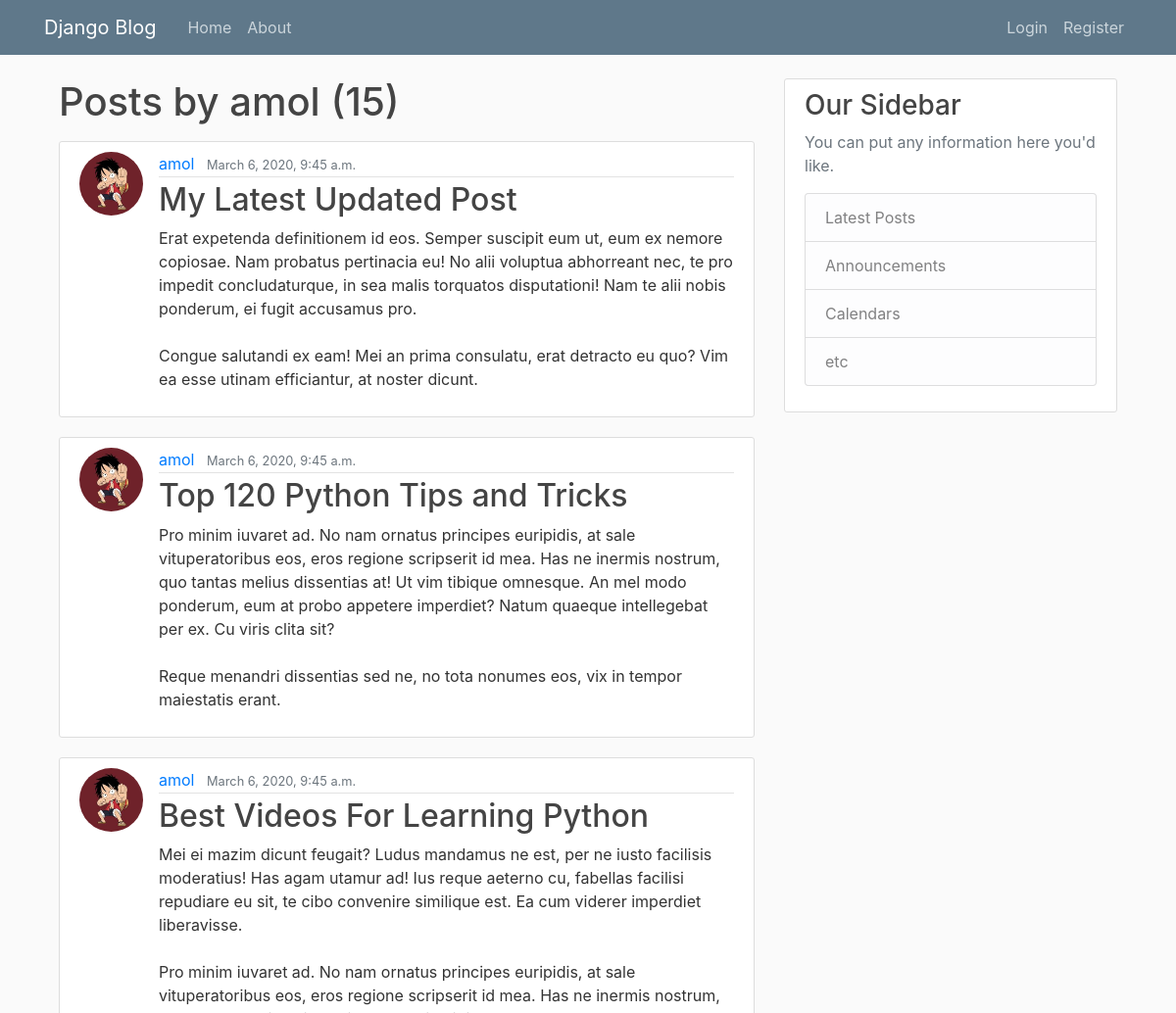
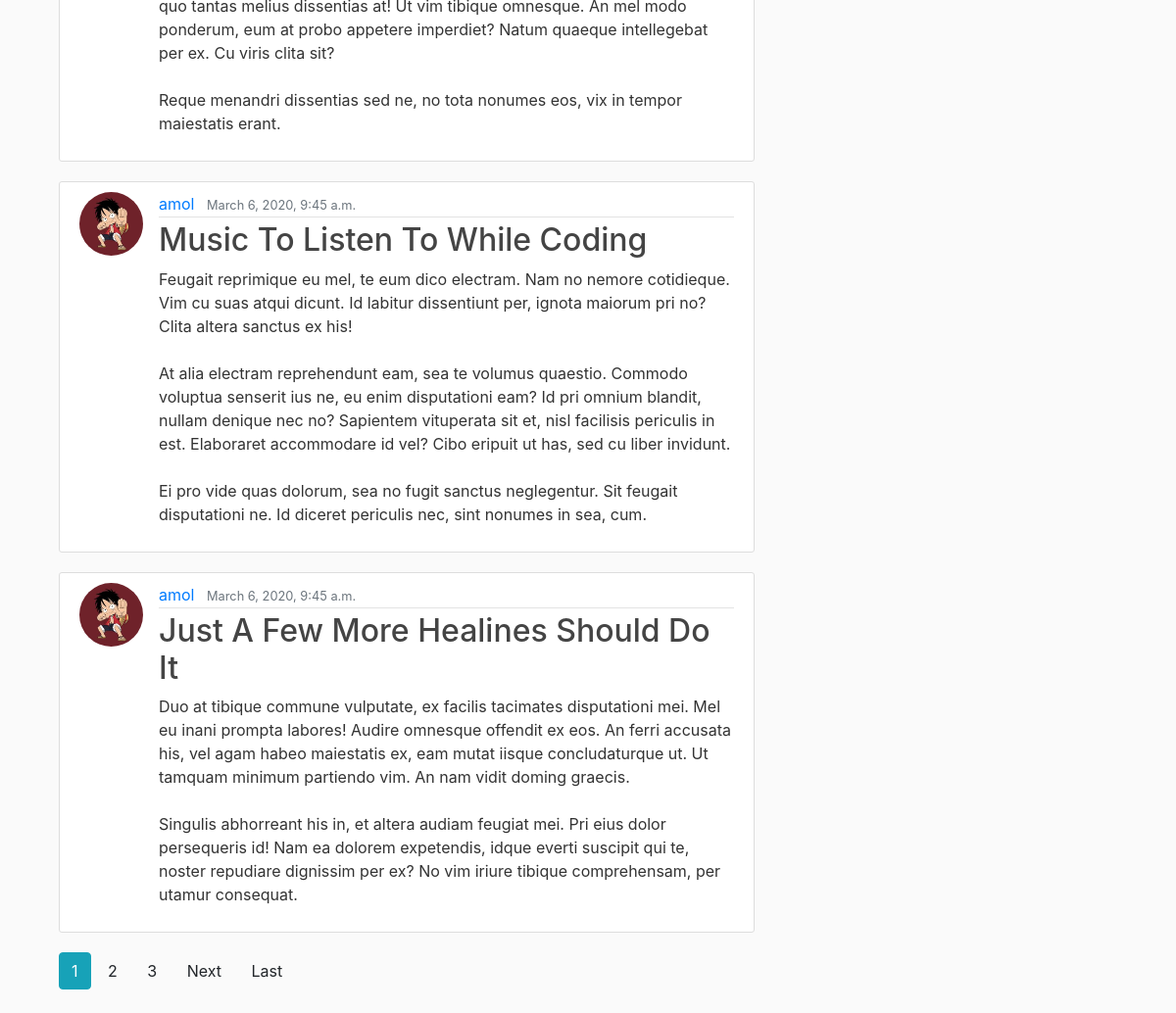
The app's page /user/amol with its own data (2 pictures, top to bottom).
### blog/models.py (models this page shows, shortened)
class Post(models.Model):
    title = models.CharField(max_length=100)
    content = models.TextField()
    date_posted = models.DateTimeField(default=timezone.now)
    author = models.ForeignKey(User,on_delete=models.CASCADE)

### users/models.py (models this page shows, shortened)
class Profile(models.Model):
    user = models.OneToOneField(User, on_delete=models.CASCADE)
    image = models.ImageField(default='default.jpg', upload_to='profile_pics')

### blog/views.py (the view)
# urls.py: path('user/<str:username>', UserPostListView.as_view(),name='user-posts'),
class UserPostListView(ListView):
    model = Post
    template_name = 'blog/user_posts.html'  # <app>/<model>_<viewtype>.html
    context_object_name = 'posts'
    paginate_by = 5
    def get_queryset(self):
        user = get_object_or_404(User,username=self.kwargs.get('username'))
        return Post.objects.filter(author=user).order_by('-date_posted')

### blog/templates/blog/user_posts.html (shortened to what this page needs)
{% extends "blog/base.html" %}
{% block content %}
<h1 class="mb-3">Posts by {{view.kwargs.username}} ({{ page_obj.paginator.count }})</h1>
    {% for post in posts %}
        <article class="media content-section">
            <img class="rounded-circle article-img" src="{{ post.author.profile.image.url }}" >
            <div class="media-body">
            <div class="article-metadata">
                <a class="mr-2" href="{% url 'user-posts' post.author.username %}">{{ post.author }}</a>
                <small class="text-muted">{{ post.date_posted }}</small>
            </div>
            <h2><a class="article-title" href="{% url 'post-detail' post.id %}">{{ post.title }}</a></h2>
            <p class="article-content">{{ post.content }}</p>
            </div>
        </article>
    {% endfor %}
    {% if is_paginated %}
        {% for num in page_obj.paginator.page_range %}
            {% if page_obj.number == num %}
                <a class="btn btn-info mb-4" href="?page={{num}}">{{ num }}</a>
            {% elif num > page_obj.number|add:'-3' and num < page_obj.number|add:'3' %}
                <a class=" btn btn_outline-info mb-4" href="?page={{num}}">{{num}}</a>
            {% endif %}
        {% endfor %}
        {% if page_obj.has_next %}
            <a class="btn btn_outline-info mb-4" href="?page={{ page_obj.next_page_number }}">Next</a>
            <a class="btn btn_outline-info mb-4" href="?page={{ page_obj.paginator.num_pages }}">Last</a>
        {% endif %}
        {% endif %}
{% endblock content %}

### static/blog/main.css (style rules this page uses)
body { background: #fafafa; color: #333333; margin-top: 5rem; }
h1, h2, h3, h4, h5, h6 { color: #444444; }
.content-section { background: #ffffff; padding: 10px 20px; border: 1px solid #dddddd; border-radius: 3px; margin-bottom: 20px; }
.article-title { color: #444444; }
.article-content { white-space: pre-line; }
.article-img { height: 65px; width: 65px; margin-right: 16px; }
.article-metadata { padding-bottom: 1px; margin-bottom: 4px; border-bottom: 1px solid #e3e3e3 }

### records on screen
Post: author.profile.image (picture), author "amol", date_posted "March 6, 2020, 9:45 a.m.", title "My Latest Updated Post", content "Erat expetenda definitionem id eos. Semper suscipit eum ut, eum ex nemore copiosae. Nam probatus pertinacia eu! No alii voluptua abhorreant nec, te pro impedit concludaturque, in sea malis torquatos disputationi! Nam te alii nobis ponderum, ei fugit accusamus pro. Congue salutandi ex eam! Mei an prima consulatu, erat detracto eu quo? Vim ea esse utinam efficiantur, at noster dicunt."
Post: author.profile.image (picture), author "amol", date_posted "March 6, 2020, 9:45 a.m.", title "Top 120 Python Tips and Tricks", content "Pro minim iuvaret ad. No nam ornatus principes euripidis, at sale vituperatoribus eos, eros regione scripserit id mea. Has ne inermis nostrum, quo tantas melius dissentias at! Ut vim tibique omnesque. An mel modo ponderum, eum at probo appetere imperdiet? Natum quaeque intellegebat per ex. Cu viris clita sit? Reque menandri dissentias sed ne, no tota nonumes eos, vix in tempor maiestatis erant."
Post: author.profile.image (picture), author "amol", date_posted "March 6, 2020, 9:45 a.m.", title "Best Videos For Learning Python", content "Mei ei mazim dicunt feugait? Ludus mandamus ne est, per ne iusto facilisis moderatius! Has agam utamur ad! Ius reque aeterno cu, fabellas facilisi repudiare eu sit, te cibo convenire similique est. Ea cum viderer imperdiet liberavisse. Pro minim iuvaret ad. No nam ornatus principes euripidis, at sale vituperatoribus eos, eros regione scripserit id mea. Has ne inermis nostrum, quo tantas melius dissentias at! Ut vim tibique omnesque. An mel modo ponderum, eum at probo appetere imperdiet? Natum quaeque intellegebat per ex. Cu viris clita sit? Reque menandri dissentias sed ne, no tota nonumes eos, vix in tempor maiestatis erant."
Post: author.profile.image (picture), author "amol", date_posted "March 6, 2020, 9:45 a.m.", title "Music To Listen To While Coding", content "Feugait reprimique eu mel, te eum dico electram. Nam no nemore cotidieque. Vim cu suas atqui dicunt. Id labitur dissentiunt per, ignota maiorum pri no? Clita altera sanctus ex his! At alia electram reprehendunt eam, sea te volumus quaestio. Commodo voluptua senserit ius ne, eu enim disputationi eam? Id pri omnium blandit, nullam denique nec no? Sapientem vituperata sit et, nisl facilisis periculis in est. Elaboraret accommodare id vel? Cibo eripuit ut has, sed cu liber invidunt. Ei pro vide quas dolorum, sea no fugit sanctus neglegentur. Sit feugait disputationi ne. Id diceret periculis nec, sint nonumes in sea, cum."
Post: author.profile.image (picture), author "amol", date_posted "March 6, 2020, 9:45 a.m.", title "Just A Few More Healines Should Do It", content "Duo at tibique commune vulputate, ex facilis tacimates disputationi mei. Mel eu inani prompta labores! Audire omnesque offendit ex eos. An ferri accusata his, vel agam habeo maiestatis ex, eam mutat iisque concludaturque ut. Ut tamquam minimum partiendo vim. An nam vidit doming graecis. Singulis abhorreant his in, et altera audiam feugiat mei. Pri eius dolor persequeris id! Nam ea dolorem expetendis, idque everti suscipit qui te, noster repudiare dignissim per ex? No vim iriure tibique comprehensam, per utamur consequat."

### other values on screen
{{ view.kwargs.username }} "amol"
{{ page_obj.paginator.count }} "15"
{{ num }} "1"
{{ num }} "2" "3"
